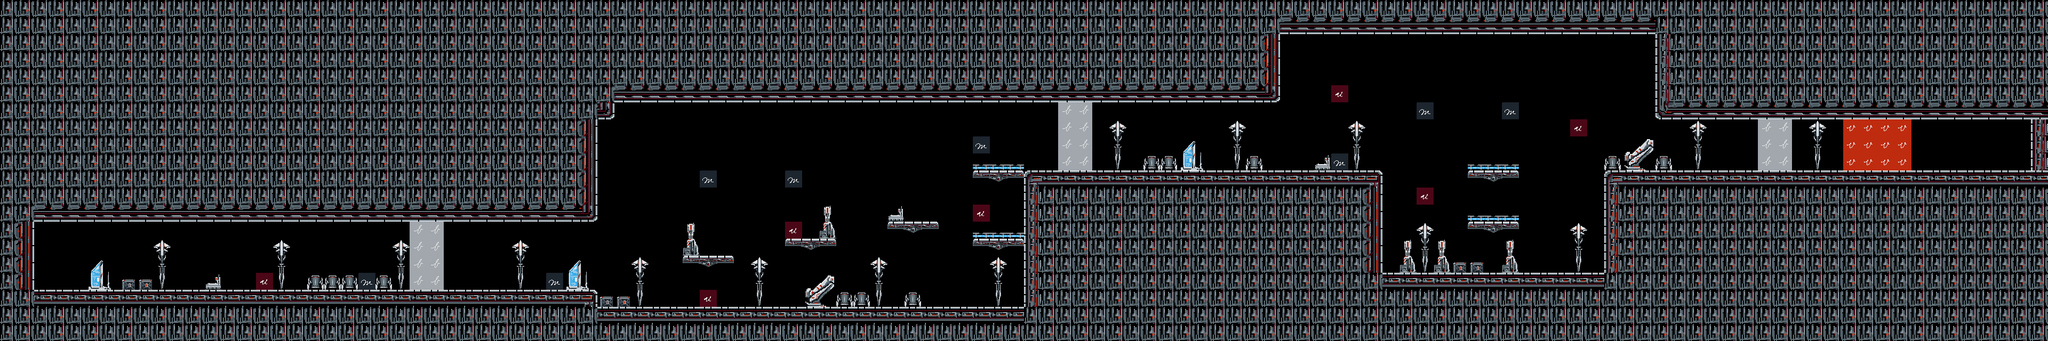

A level layout from a 2D game, rendered from its tile map. Below: a short description, then the map file with its tile-grid data intact:
An orthogonal 120x20 tile map with 32x32 px tiles, 1 tile layer (Tile Layer 1).

<map version="1.10" tiledversion="1.11.2" orientation="orthogonal" renderorder="right-down" width="120" height="20" tilewidth="32" tileheight="32" infinite="0" nextlayerid="2" nextobjectid="1">
 <editorsettings>
  <export target="MapCsv/Scene1.csv" format="csv" />
 </editorsettings>
 <tileset firstgid="1" source="SceneTileset.tsx" />
 <layer id="1" name="Tile Layer 1" width="120" height="20">
  <data encoding="csv">
11,11,11,11,11,11,11,11,11,11,11,11,11,11,11,11,11,11,11,11,11,11,11,11,11,11,11,11,11,11,11,11,11,11,11,11,11,11,11,11,11,11,11,11,11,11,11,11,11,11,11,11,11,11,11,11,11,11,11,11,11,11,11,11,11,11,11,11,11,11,11,11,11,11,11,11,11,11,11,11,11,11,11,11,11,11,11,11,11,11,11,11,11,11,11,11,11,11,11,11,11,11,11,11,11,11,11,11,11,11,11,11,11,11,11,11,11,11,11,11,
11,11,11,11,11,11,11,11,11,11,11,11,11,11,11,11,11,11,11,11,11,11,11,11,11,11,11,11,11,11,11,11,11,11,11,11,11,11,11,11,11,11,11,11,11,11,11,11,11,11,11,11,11,11,11,11,11,11,11,11,11,11,11,11,11,11,11,11,11,11,11,11,11,11,11,20,20,20,20,20,20,20,20,20,20,20,20,20,20,20,20,20,20,20,20,20,20,11,11,11,11,11,11,11,11,11,11,11,11,11,11,11,11,11,11,11,11,11,11,11,
11,11,11,11,11,11,11,11,11,11,11,11,11,11,11,11,11,11,11,11,11,11,11,11,11,11,11,11,11,11,11,11,11,11,11,11,11,11,11,11,11,11,11,11,11,11,11,11,11,11,11,11,11,11,11,11,11,11,11,11,11,11,11,11,11,11,11,11,11,11,11,11,11,11,12,0,0,0,0,0,0,0,0,0,0,0,0,0,0,0,0,0,0,0,0,0,0,10,11,11,11,11,11,11,11,11,11,11,11,11,11,11,11,11,11,11,11,11,11,11,
11,11,11,11,11,11,11,11,11,11,11,11,11,11,11,11,11,11,11,11,11,11,11,11,11,11,11,11,11,11,11,11,11,11,11,11,11,11,11,11,11,11,11,11,11,11,11,11,11,11,11,11,11,11,11,11,11,11,11,11,11,11,11,11,11,11,11,11,11,11,11,11,11,11,12,0,0,0,0,0,0,0,0,0,0,0,0,0,0,0,0,0,0,0,0,0,0,10,11,11,11,11,11,11,11,11,11,11,11,11,11,11,11,11,11,11,11,11,11,11,
11,11,11,11,11,11,11,11,11,11,11,11,11,11,11,11,11,11,11,11,11,11,11,11,11,11,11,11,11,11,11,11,11,11,11,11,11,11,11,11,11,11,11,11,11,11,11,11,11,11,11,11,11,11,11,11,11,11,11,11,11,11,11,11,11,11,11,11,11,11,11,11,11,11,12,0,0,0,0,0,0,0,0,0,0,0,0,0,0,0,0,0,0,0,0,0,0,10,11,11,11,11,11,11,11,11,11,11,11,11,11,11,11,11,11,11,11,11,11,11,
11,11,11,11,11,11,11,11,11,11,11,11,11,11,11,11,11,11,11,11,11,11,11,11,11,11,11,11,11,11,11,11,11,11,11,11,20,20,20,20,20,20,20,20,20,20,20,20,20,20,20,20,20,20,20,20,20,20,20,20,20,20,20,20,20,20,20,20,20,20,20,20,20,20,21,0,0,0,26,0,0,0,0,0,0,0,0,0,0,0,0,0,0,0,0,0,0,10,11,11,11,11,11,11,11,11,11,11,11,11,11,11,11,11,11,11,11,11,11,11,
11,11,11,11,11,11,11,11,11,11,11,11,11,11,11,11,11,11,11,11,11,11,11,11,11,11,11,11,11,11,11,11,11,11,11,21,0,0,0,0,0,0,0,0,0,0,0,0,0,0,0,0,0,0,0,0,0,0,0,0,0,0,18,18,0,0,0,0,0,0,0,0,0,0,0,0,0,0,0,0,0,0,0,17,0,0,0,0,17,0,0,0,0,0,0,0,0,19,20,20,20,20,20,20,20,20,20,20,20,20,20,20,20,20,20,20,20,20,20,20,
11,11,11,11,11,11,11,11,11,11,11,11,11,11,11,11,11,11,11,11,11,11,11,11,11,11,11,11,11,11,11,11,11,11,12,0,0,0,0,0,0,0,0,0,0,0,0,0,0,0,0,0,0,0,0,0,0,0,0,0,0,0,18,18,0,16,0,0,0,0,0,0,16,0,0,0,0,0,0,16,0,0,0,0,0,0,0,0,0,0,0,0,26,0,0,0,0,0,0,16,0,0,0,18,18,0,16,0,9,9,9,9,0,0,0,0,0,0,0,10,
11,11,11,11,11,11,11,11,11,11,11,11,11,11,11,11,11,11,11,11,11,11,11,11,11,11,11,11,11,11,11,11,11,11,12,0,0,0,0,0,0,0,0,0,0,0,0,0,0,0,0,0,0,0,0,0,0,17,0,0,0,0,18,18,0,25,0,0,0,23,24,0,25,0,0,0,0,0,0,25,0,0,0,0,0,0,0,0,0,0,0,0,0,0,0,5,6,0,0,25,0,0,0,18,18,0,25,0,9,9,9,9,0,0,0,0,0,0,0,10,
11,11,11,11,11,11,11,11,11,11,11,11,11,11,11,11,11,11,11,11,11,11,11,11,11,11,11,11,11,11,11,11,11,11,12,0,0,0,0,0,0,0,0,0,0,0,0,0,0,0,0,0,0,0,0,0,0,8,8,8,0,0,18,18,0,34,0,7,7,32,33,0,34,7,0,0,0,22,17,34,0,0,0,0,0,0,8,8,8,0,0,0,0,0,7,14,15,7,0,34,0,0,0,18,18,0,34,0,9,9,9,9,0,0,0,0,0,0,0,10,
11,11,11,11,11,11,11,11,11,11,11,11,11,11,11,11,11,11,11,11,11,11,11,11,11,11,11,11,11,11,11,11,11,11,12,0,0,0,0,0,0,17,0,0,0,0,17,0,0,0,0,0,0,0,0,0,0,28,29,30,1,2,2,2,2,2,2,2,2,2,2,2,2,2,2,2,2,2,2,2,3,0,0,0,0,0,28,29,30,0,0,0,0,0,1,2,2,2,2,2,2,2,2,2,2,2,2,2,2,2,2,2,2,2,2,2,2,2,2,2,
11,11,11,11,11,11,11,11,11,11,11,11,11,11,11,11,11,11,11,11,11,11,11,11,11,11,11,11,11,11,11,11,11,11,12,0,0,0,0,0,0,0,0,0,0,0,0,0,0,0,0,0,0,0,0,0,0,0,0,0,10,11,11,11,11,11,11,11,11,11,11,11,11,11,11,11,11,11,11,11,12,0,0,26,0,0,0,0,0,0,0,0,0,0,10,11,11,11,11,11,11,11,11,11,11,11,11,11,11,11,11,11,11,11,11,11,11,11,11,11,
11,11,20,20,20,20,20,20,20,20,20,20,20,20,20,20,20,20,20,20,20,20,20,20,20,20,20,20,20,20,20,20,20,20,21,0,0,0,0,0,0,0,0,0,0,0,0,0,4,0,0,0,22,0,0,0,0,26,0,0,10,11,11,11,11,11,11,11,11,11,11,11,11,11,11,11,11,11,11,11,12,0,0,0,0,0,8,8,8,0,0,0,0,0,10,11,11,11,11,11,11,11,11,11,11,11,11,11,11,11,11,11,11,11,11,11,11,11,11,11,
11,12,0,0,0,0,0,0,0,0,0,0,0,0,0,0,0,0,0,0,0,0,0,0,18,18,0,0,0,0,0,0,0,0,0,0,0,0,0,0,4,0,0,0,0,0,26,0,13,0,0,0,28,29,30,0,0,8,8,8,10,11,11,11,11,11,11,11,11,11,11,11,11,11,11,11,11,11,11,11,12,0,0,16,0,0,28,29,30,0,0,0,16,0,10,11,11,11,11,11,11,11,11,11,11,11,11,11,11,11,11,11,11,11,11,11,11,11,11,11,
11,12,0,0,0,0,0,0,0,16,0,0,0,0,0,0,16,0,0,0,0,0,0,16,18,18,0,0,0,0,16,0,0,0,0,0,0,0,0,0,13,0,0,0,0,0,28,29,30,0,0,0,0,0,0,0,0,28,29,30,10,11,11,11,11,11,11,11,11,11,11,11,11,11,11,11,11,11,11,11,12,0,4,25,4,0,0,0,4,0,0,0,25,0,10,11,11,11,11,11,11,11,11,11,11,11,11,11,11,11,11,11,11,11,11,11,11,11,11,11,
11,12,0,0,0,23,24,0,0,25,0,0,0,0,0,0,25,0,0,0,0,0,0,25,18,18,0,0,0,0,25,0,0,23,24,0,0,16,0,0,28,29,30,0,16,0,0,0,0,0,0,16,0,0,0,0,0,0,16,0,10,11,11,11,11,11,11,11,11,11,11,11,11,11,11,11,11,11,11,11,12,0,13,34,13,31,31,0,13,0,0,0,34,0,10,11,11,11,11,11,11,11,11,11,11,11,11,11,11,11,11,11,11,11,11,11,11,11,11,11,
11,12,0,0,0,32,33,31,31,34,0,0,22,0,0,26,34,0,7,7,7,17,7,34,18,18,0,0,0,0,34,0,17,32,33,0,0,25,0,0,0,0,0,0,25,0,0,5,6,0,0,25,0,0,0,0,0,0,25,0,10,11,11,11,11,11,11,11,11,11,11,11,11,11,11,11,11,11,11,11,11,2,2,2,2,2,2,2,2,2,2,2,2,2,11,11,11,11,11,11,11,11,11,11,11,11,11,11,11,11,11,11,11,11,11,11,11,11,11,11,
11,11,2,2,2,2,2,2,2,2,2,2,2,2,2,2,2,2,2,2,2,2,2,2,2,2,2,2,2,2,2,2,2,2,3,31,31,34,0,0,0,26,0,0,34,0,0,14,15,7,7,34,0,7,0,0,0,0,34,0,10,11,11,11,11,11,11,11,11,11,11,11,11,11,11,11,11,11,11,11,11,11,11,11,11,11,11,11,11,11,11,11,11,11,11,11,11,11,11,11,11,11,11,11,11,11,11,11,11,11,11,11,11,11,11,11,11,11,11,11,
11,11,11,11,11,11,11,11,11,11,11,11,11,11,11,11,11,11,11,11,11,11,11,11,11,11,11,11,11,11,11,11,11,11,11,2,2,2,2,2,2,2,2,2,2,2,2,2,2,2,2,2,2,2,2,2,2,2,2,2,11,11,11,11,11,11,11,11,11,11,11,11,11,11,11,11,11,11,11,11,11,11,11,11,11,11,11,11,11,11,11,11,11,11,11,11,11,11,11,11,11,11,11,11,11,11,11,11,11,11,11,11,11,11,11,11,11,11,11,11,
11,11,11,11,11,11,11,11,11,11,11,11,11,11,11,11,11,11,11,11,11,11,11,11,11,11,11,11,11,11,11,11,11,11,11,11,11,11,11,11,11,11,11,11,11,11,11,11,11,11,11,11,11,11,11,11,11,11,11,11,11,11,11,11,11,11,11,11,11,11,11,11,11,11,11,11,11,11,11,11,11,11,11,11,11,11,11,11,11,11,11,11,11,11,11,11,11,11,11,11,11,11,11,11,11,11,11,11,11,11,11,11,11,11,11,11,11,11,11,11
</data>
 </layer>
</map>